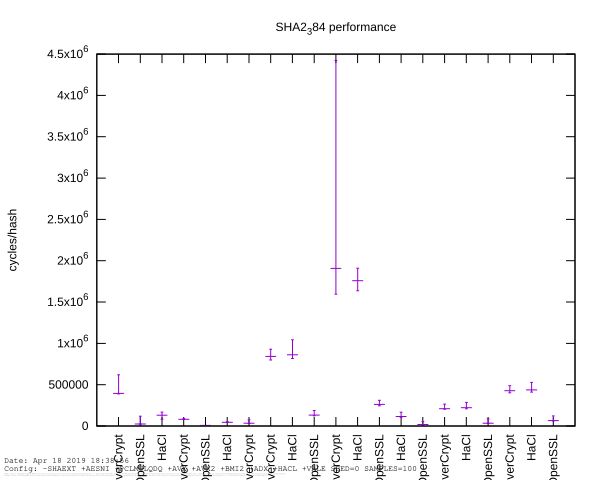

Generate this figure with gnuplot:
set terminal svg
set title "SHA2_384 performance"
set label "Date: ".strftime("%b %d %Y %H:%M:%S", time(0)) at character .5, 1.1 font "Courier,8"
set label "Config: -SHAEXT +AESNI +PCLMULQDQ +AVX +AVX2 +BMI2 +ADX +HACL +VALE SEED=0 SAMPLES=100" at character .5, .65 font "Courier,8"
set label "EverCrypt: /usr/bin/cc -Devercrypt\\_EXPORTS -I/mnt/e/everest/latest/hacl-star/dist/compact-c89 -I/mnt/e/everest/latest/kremlin/include -I/mnt/e/everest/latest/kremlin/kremlib/dist/generic  -g -fPIC   -Wno-parentheses -std=gnu11 -march=native -mtune=native -fPIC -fstack-check -o CMakeFiles/evercrypt.dir/mnt/e/everest/latest/hacl-star/dist/compact-c89/EverCrypt\\_Error.c.o   -c /mnt/e/everest/latest/hacl-star/dist/compact-c89/EverCrypt\\_Error.c" at character .5, .25 font "Courier,1"
set label "KreMLib: /usr/bin/cc -D\\_BSD\\_SOURCE -D\\_DEFAULT\\_SOURCE -I/mnt/e/everest/latest/kremlin/include -I/mnt/e/everest/latest/kremlin/kremlib/dist/generic  -g   -std=c11 -fwrapv -Wall -Wextra -Werror -Wno-unused-variable -Wno-unused-but-set-variable -Wno-unknown-warning-option -Wno-infinite-recursion -Wno-unused-parameter -fPIC -o CMakeFiles/kremlib.dir/mnt/e/everest/latest/kremlin/kremlib/dist/generic/prims.c.o   -c /mnt/e/everest/latest/kremlin/kremlib/dist/generic/prims.c" at character .5, .35 font "Courier,1"
set datafile separator "," 
set datafile commentschars "//" 
set xtics rotate 
set boxwidth 0.5 
set style fill solid
set bmargin 3
set key off
set ylabel "cycles/hash"
set output 'bench_hash_SHA2_384_candlesticks.svg'
set xrange[0:21+1]
plot 'bench_hash_SHA2_384.csv' using 0:5:6:7:5:xticlabels(1) with candlesticks whiskerbars .25
